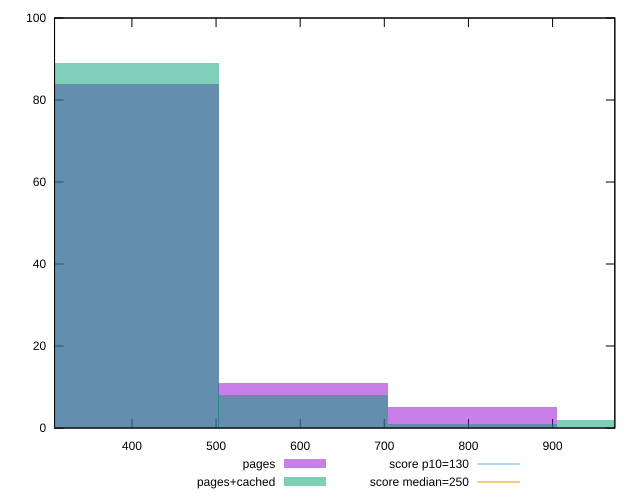

The gnuplot source for this figure:
reset

$pages <<EOF
603.4885149677173 11
804.6513532902898 5
402.3256766451449 84
EOF

$pagesCached <<EOF
1005.8141916128623 2
603.4885149677173 8
402.3256766451449 89
804.6513532902898 1
EOF

set key outside below
set boxwidth 201.16283832257244
set xrange [307.9999999999991:973.9999999999991]
set yrange [0:100]
set trange [0:100]
set style fill transparent solid 0.5 noborder

set parametric
set terminal svg size 640, 500 enhanced background rgb 'white'
set output "report_00019_2021-02-10T18-14-37.922Z//max-potential-fid/comparison/histogram/0_vs_1.svg"

plot $pages title "pages" with boxes, \
     $pagesCached title "pages+cached" with boxes, \
     130,t title "score p10=130", \
     250,t title "score median=250"

reset
